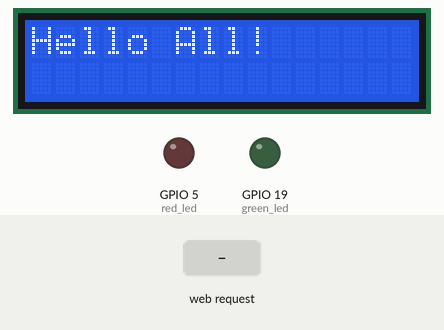
Simulated run of this sketch. Board: ESP32. Shown: 16×2 character LCD, output pins drawn as LEDs (lit = HIGH). Dashed ring = blinking. The inputs (shaded band) are chosen by the test bench. WiFi joins after 1.5 s; servers stay silent unless stated; what the sketch prints to the serial monitor is not drawn.

Above: at 2.3 s.
2.4 s: HTTP request GET /ledIndicater?status=1 received
At 4.4 s:
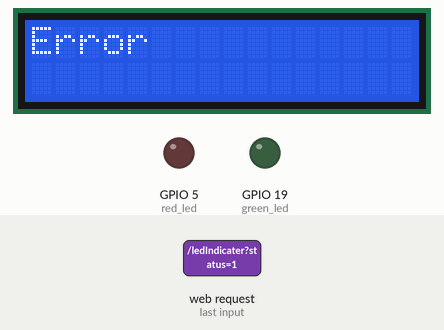
4.6 s: HTTP request GET /ledIndicater?status=0 received
At 6.6 s:
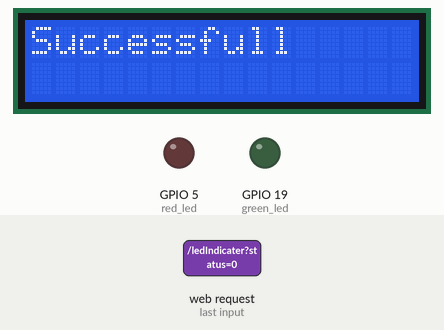
7.0 s: HTTP request GET /utlget received
At 7.9 s:
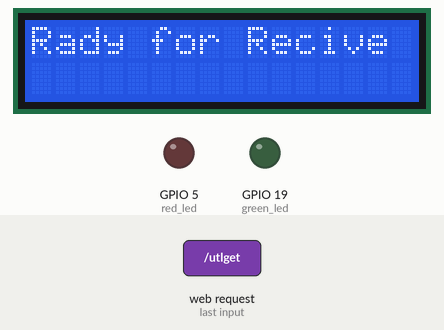
8.8 s: HTTP request GET /utlget?text=1 received
At 9.8 s:
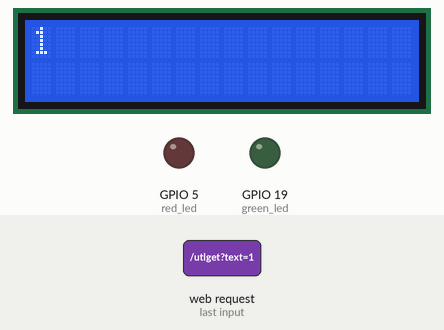
10.3 s: HTTP request GET /ledIndicater?status=120 received
At 10.36 s:
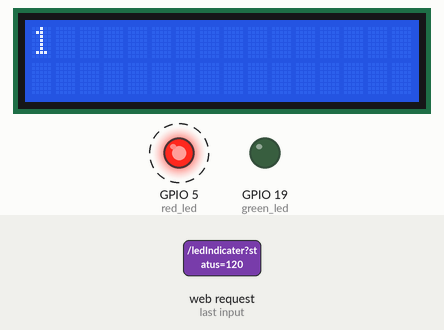
12.5 s: HTTP request GET /ledIndicater received
At 13.7 s:
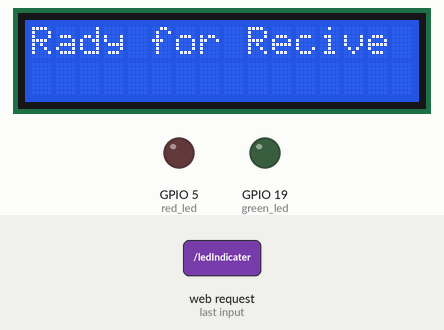
Timing chart, 0 to 15.2 s (numbered marks = the images above; inputs shaded):
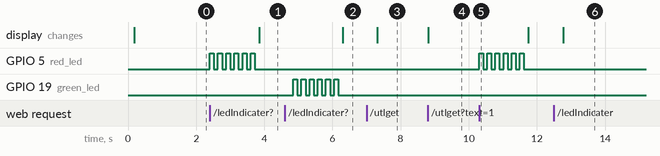

The sketch:

codeEsp32.ino
```cpp
#include <WiFi.h>
#include <WebServer.h>

// For I2C LCD
#include <Wire.h>
#include <LiquidCrystal_I2C.h>

// Define the I2C address for your LCD (use an I2C scanner if you're not sure)
#define I2C_ADDRESS 0x27

// Define the LCD dimensions (usually 16 columns and 2 rows)
#define LCD_COLUMNS 16
#define LCD_ROWS 2

// Create an instance of the LiquidCrystal_I2C class
LiquidCrystal_I2C lcd(I2C_ADDRESS, LCD_COLUMNS, LCD_ROWS);

int red_led = 5;
int green_led = 19;

/*Put your SSID & Password*/
const char* ssid = "WiFi_SSID";  // Enter SSID here
const char* password = "PASSWORD";  //Enter Password here

WebServer server(80);

void setup() {
  pinMode(red_led, OUTPUT);
  pinMode(green_led, OUTPUT);
  Serial.begin(115200);

  WiFi.begin(ssid, password);

  delay(100);

  server.on("/", handle_OnConnect);
  server.on("/utlpost", HTTP_POST, handle_OnPostRequest);
  server.on("/utlget", HTTP_GET, handle_OnGetRequest);
  server.on("/ledIndicater", HTTP_GET, handle_OnGetRequest_ledIndicater);
  server.onNotFound(handle_NotFound);

  server.begin();
  Serial.println("HTTP server started");

  // Initialize the LCD
  lcd.init();
  lcd.backlight();
  lcd.clear();
  lcd.setCursor(0, 0);
  lcd.print("Hello All!");
  delay(1000);
}
void loop() {
  server.handleClient();

}

void handle_OnConnect() {
  server.send(200, "text/html", SendHTML());
}

void handle_OnPostRequest() {
  String text = server.arg("text");
  textDisp(text, 0, 0);
  server.send(200, "text/html", SendHTML());
}

void handle_OnGetRequest() {
  if (server.hasArg("text")) {
    String text = server.arg("text");
    textDisp(text, 0, 0);

  } else {
    textDisp("Rady for Recive", 0, 0);
  }
  server.send(200, "text/html", SendHTML());
}

void handle_OnGetRequest_ledIndicater() {
  if (server.hasArg("status") ){

    String led_status = server.arg("status");

    if (led_status != "0") {
      ledControl(red_led);
      textDisp("Error", 0, 0);
    } else {
      ledControl(green_led);
      textDisp("Successfull", 0, 0);
    }

  } else {
    textDisp("Rady for Recive", 0, 0);
  }
}

void handle_NotFound() {
  server.send(404, "text/plain", "Not found");
}

void textDisp(String s, int u, int v) {
  lcd.clear();
  lcd.setCursor(u, v);

  // Set the delay between scrolling steps (adjust as needed)
  int scrollDelay = 500;

  // If the text length is greater than the LCD width
  if (s.length() > 16) {
    for (int i = 0; i <= s.length() - 16; i++) {
      lcd.clear();
      lcd.setCursor(u, v);
      lcd.print(s.substring(i, i + 16));
      delay(scrollDelay);
    }
  } else {
    // If the text fits on the LCD without scrolling
    if (s != "") {
      lcd.print(s);
    } else {
      lcd.print("Empty Value");
    }
    delay(1000);  // Adjust delay as needed
  }
}

void ledControl(int p) {
  int t = 6;
  while (t > 0) {
    digitalWrite(p, HIGH);
    delay(120);
    digitalWrite(p, LOW);
    delay(120);
    t -= 1;
  }
}

String SendHTML() {
  String ptr = "<!DOCTYPE html>\n";
  ptr += "<html lang='en'>\n";
  ptr += "<head>\n";
  ptr += "    <meta charset='UTF-8'>\n";
  ptr += "    <meta name='viewport' content='width=device-width, initial-scale=1.0'>\n";
  ptr += "    <title>ESP32 Display</title>\n";
  ptr += "    <style>\n";
  ptr += "        body {\n";
  ptr += "            font-family: 'Arial', sans-serif;\n";
  ptr += "            background-color: #f4f4f4;\n";
  ptr += "            color: #333;\n";
  ptr += "            margin: 0;\n";
  ptr += "            padding: 0;\n";
  ptr += "        }\n";
  ptr += "        div {\n";
  ptr += "            max-width: 600px;\n";
  ptr += "            margin: 50px auto;\n";
  ptr += "            padding: 20px;\n";
  ptr += "            background-color: #fff;\n";
  ptr += "            box-shadow: 0 0 10px rgba(0, 0, 0, 0.1);\n";
  ptr += "            border-radius: 8px;\n";
  ptr += "        }\n";
  ptr += "        h1 {\n";
  ptr += "            color: #007BFF;\n";
  ptr += "        }\n";
  ptr += "        p {\n";
  ptr += "            margin-bottom: 20px;\n";
  ptr += "        }\n";
  ptr += "        form {\n";
  ptr += "            display: flex;\n";
  ptr += "            flex-direction: column;\n";
  ptr += "        }\n";
  ptr += "        label {\n";
  ptr += "            margin-bottom: 8px;\n";
  ptr += "        }\n";
  ptr += "        input[type='text'] {\n";
  ptr += "            padding: 10px;\n";
  ptr += "            margin-bottom: 10px;\n";
  ptr += "            border: 1px solid #ccc;\n";
  ptr += "            border-radius: 4px;\n";
  ptr += "        }\n";
  ptr += "        input[type='submit'] {\n";
  ptr += "            background-color: #007BFF;\n";
  ptr += "            color: #fff;\n";
  ptr += "            padding: 10px;\n";
  ptr += "            border: none;\n";
  ptr += "            border-radius: 4px;\n";
  ptr += "            cursor: pointer;\n";
  ptr += "        }\n";
  ptr += "        input[type='submit']:hover {\n";
  ptr += "            background-color: #0056b3;\n";
  ptr += "        }\n";
  ptr += "        span {\n";
  ptr += "            display: block;\n";
  ptr += "            text-align: center;\n";
  ptr += "            padding: 10px 0px;\n";
  ptr += "            color: #5d5d5d;\n";
  ptr += "            font-size: 0.9rem;\n";
  ptr += "        }\n";
  ptr += "    </style>\n";
  ptr += "</head>\n";
  ptr += "<body>\n";
  ptr += "    <div>\n";
  ptr += "        <h1>\n";
  ptr += "            Welcome to ESP32\n";
  ptr += "        </h1>\n";
  ptr += "        <p>\n";
  ptr += "            Write and submit text you want to display..\n";
  ptr += "        </p>\n";
  ptr += "        <form action='utlpost' method='post'>\n";
  ptr += "            <label for='text'>Text</label>\n";
  ptr += "            <input type='text' name='text' id='text'>\n";
  ptr += "            <input type='submit' value='Display' id='but'>\n";
  ptr += "        </form>\n";
  ptr += "        <footer>\n";
  ptr += "            <span>By Nayankumar 2024</span>\n";
  ptr += "        </footer>\n";
  ptr += "    </div>\n";
  ptr += "</body>\n";
  ptr += "</html>\n";
  return ptr;
}
```

Measured:
- after the input at 2.4 s, GPIO 5 (red_led): alternates HIGH for 0.12 s and LOW for 0.12 s, 12 changes in all, then stays LOW, starting at once; the display: changes after 1.4 s (image 1)
- after the input at 4.6 s, GPIO 19 (green_led): alternates HIGH for 0.12 s and LOW for 0.12 s, 12 changes in all, then stays LOW, starting after 0.25 s; the display: changes after 1.7 s (image 2)
- after the input at 7.0 s, the display: changes after 0.32 s (image 3)
- after the input at 8.8 s, the display: changes at once (image 4)
- after the input at 10.3 s, GPIO 5 (red_led): alternates HIGH for 0.12 s and LOW for 0.12 s, 12 changes in all, then stays LOW, starting at once
- after the input at 12.5 s, the display: changes after 0.27 s (image 6)
